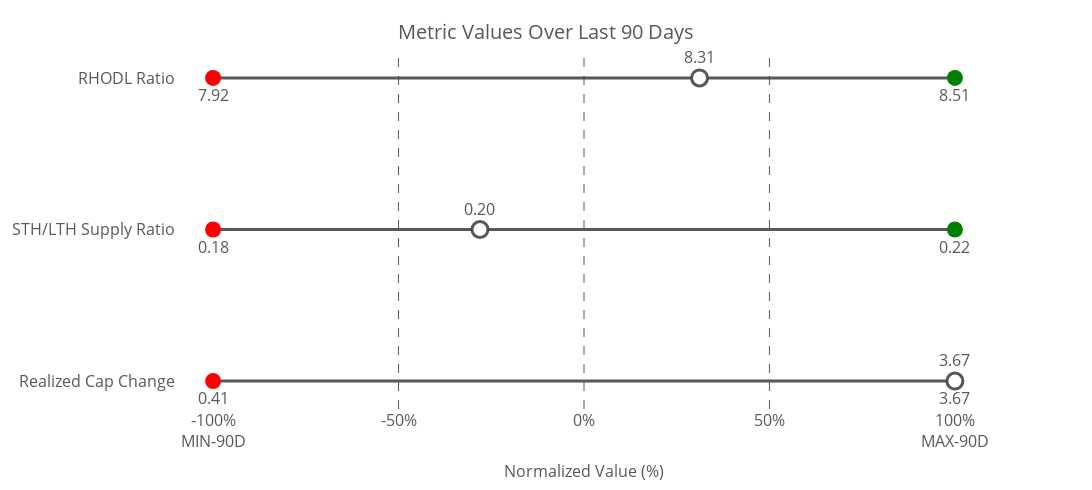

Write notebook code for a chart like this one.
### Code cell
# Manually define metrics and their titles
metrics_titles = {

    'rcap_sma_maxmin': "Realized Cap Change",
    'sthlth_sma_maxmin':"STH/LTH Supply Ratio",
    'rhodl_sma_maxmin': "RHODL Ratio"
    
    # Add more metrics and titles as needed
}

# Create the dot plot
fig = create_dot_plot(merged_df, metrics_titles)

# Show the plot
fig.show()

# Optionally, save the plot as an HTML file
import plotly.io as pio
pio.write_html(fig, file='normalized_liquidity2_raw_metrics_dot_plot.html')

### Figure 1 — Plotly figure (JSON) as saved in the notebook; plotly's stock layout.template omitted (floating-point values rounded to 4 significant figures)
{"data": [{"line": {"color": "rgba(70, 70, 70, 0.9)", "width": 3}, "mode": "lines", "showlegend": false, "x": [-100, 100], "y": ["Realized Cap Change", "Realized Cap Change"], "type": "scatter"}, {"marker": {"color": "red", "size": 16, "symbol": "circle"}, "mode": "markers+text", "name": "Realized Cap Change Min", "text": ["0.41"], "textfont": {"color": "rgba(70, 70, 70, 0.9)", "size": 16}, "textposition": "bottom center", "x": [-100], "y": ["Realized Cap Change"], "type": "scatter"}, {"marker": {"color": "green", "size": 16, "symbol": "circle"}, "mode": "markers+text", "name": "Realized Cap Change Max", "text": ["3.67"], "textfont": {"color": "rgba(70, 70, 70, 0.9)", "size": 16}, "textposition": "bottom center", "x": [100], "y": ["Realized Cap Change"], "type": "scatter"}, {"marker": {"color": "white", "line": {"color": "rgba(70, 70, 70, 0.9)", "width": 3}, "size": 16, "symbol": "circle"}, "mode": "markers+text", "name": "Realized Cap Change Current", "text": ["3.67"], "textfont": {"color": "rgba(70, 70, 70, 0.9)", "size": 16}, "textposition": "top center", "x": [100.0], "y": ["Realized Cap Change"], "type": "scatter"}, {"line": {"color": "rgba(70, 70, 70, 0.9)", "width": 3}, "mode": "lines", "showlegend": false, "x": [-100, 100], "y": ["STH/LTH Supply Ratio", "STH/LTH Supply Ratio"], "type": "scatter"}, {"marker": {"color": "red", "size": 16, "symbol": "circle"}, "mode": "markers+text", "name": "STH/LTH Supply Ratio Min", "text": ["0.18"], "textfont": {"color": "rgba(70, 70, 70, 0.9)", "size": 16}, "textposition": "bottom center", "x": [-100], "y": ["STH/LTH Supply Ratio"], "type": "scatter"}, {"marker": {"color": "green", "size": 16, "symbol": "circle"}, "mode": "markers+text", "name": "STH/LTH Supply Ratio Max", "text": ["0.22"], "textfont": {"color": "rgba(70, 70, 70, 0.9)", "size": 16}, "textposition": "bottom center", "x": [100], "y": ["STH/LTH Supply Ratio"], "type": "scatter"}, {"marker": {"color": "white", "line": {"color": "rgba(70, 70, 70, 0.9)", "width": 3}, "size": 16, "symbol": "circle"}, "mode": "markers+text", "name": "STH/LTH Supply Ratio Current", "text": ["0.20"], "textfont": {"color": "rgba(70, 70, 70, 0.9)", "size": 16}, "textposition": "top center", "x": [-28.04], "y": ["STH/LTH Supply Ratio"], "type": "scatter"}, {"line": {"color": "rgba(70, 70, 70, 0.9)", "width": 3}, "mode": "lines", "showlegend": false, "x": [-100, 100], "y": ["RHODL Ratio", "RHODL Ratio"], "type": "scatter"}, {"marker": {"color": "red", "size": 16, "symbol": "circle"}, "mode": "markers+text", "name": "RHODL Ratio Min", "text": ["7.92"], "textfont": {"color": "rgba(70, 70, 70, 0.9)", "size": 16}, "textposition": "bottom center", "x": [-100], "y": ["RHODL Ratio"], "type": "scatter"}, {"marker": {"color": "green", "size": 16, "symbol": "circle"}, "mode": "markers+text", "name": "RHODL Ratio Max", "text": ["8.51"], "textfont": {"color": "rgba(70, 70, 70, 0.9)", "size": 16}, "textposition": "bottom center", "x": [100], "y": ["RHODL Ratio"], "type": "scatter"}, {"marker": {"color": "white", "line": {"color": "rgba(70, 70, 70, 0.9)", "width": 3}, "size": 16, "symbol": "circle"}, "mode": "markers+text", "name": "RHODL Ratio Current", "text": ["8.31"], "textfont": {"color": "rgba(70, 70, 70, 0.9)", "size": 16}, "textposition": "top center", "x": [31.15], "y": ["RHODL Ratio"], "type": "scatter"}], "layout": {"shapes": [{"line": {"color": "rgba(70, 70, 70, 0.9)", "dash": "dash", "width": 1}, "type": "line", "x0": -50, "x1": -50, "xref": "x", "y0": 0, "y1": 1, "yref": "paper"}, {"line": {"color": "rgba(70, 70, 70, 0.9)", "dash": "dash", "width": 1}, "type": "line", "x0": 0, "x1": 0, "xref": "x", "y0": 0, "y1": 1, "yref": "paper"}, {"line": {"color": "rgba(70, 70, 70, 0.9)", "dash": "dash", "width": 1}, "type": "line", "x0": 50, "x1": 50, "xref": "x", "y0": 0, "y1": 1, "yref": "paper"}], "title": {"font": {"color": "rgba(70, 70, 70, 0.9)", "size": 20}, "text": "Metric Values Over Last 90 Days", "y": 0.95, "x": 0.5, "xanchor": "center", "yanchor": "top"}, "xaxis": {"title": {"font": {"color": "rgba(70, 70, 70, 0.9)", "size": 16}, "text": "Normalized Value (%)"}, "tickfont": {"color": "rgba(70, 70, 70, 0.9)", "size": 16}, "showgrid": false, "range": [-110, 110], "tickvals": [-100, -50, 0, 50, 100], "ticktext": ["-100%<br>MIN-90D", "-50%", "0%", "50%", "100%<br>MAX-90D"], "showline": false, "zeroline": false}, "yaxis": {"tickfont": {"color": "rgba(70, 70, 70, 0.9)", "size": 16}, "title": {"standoff": 35}, "tickmode": "array", "tickvals": [0, 1, 2], "ticktext": ["Realized Cap Change", "STH/LTH Supply Ratio", "RHODL Ratio"], "side": "left", "showgrid": false}, "margin": {"l": 100, "r": 100, "t": 50, "b": 20}, "font": {"color": "rgba(70, 70, 70, 0.9)", "size": 14}, "height": 490, "width": 1200, "showlegend": false, "plot_bgcolor": "white", "paper_bgcolor": "white"}}
